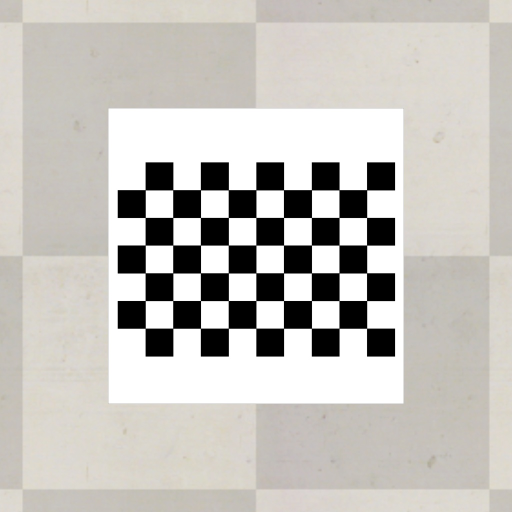
#> input picture Main/coppeliasim_codes/cam_calibration_pics/1.jpg, 1024 x 1024 px, given in place of the camera (shown at 1/2 size)
$ python shape_det_test.py
#> lines starting #> are read from the running program, lines starting #| are printed output that depends on the picture; after the words box and inside, x2 and y2 are one past the last pixel; in counts of white or black regions, pixels touching at a corner belong together
# import libraries
import cv2
import numpy as np
import time

cam = cv2.VideoCapture(0)


# Empty function; just a placeholder cv2.createTrackbar
def empty(a):
    pass


# Window for trackbars
cv2.namedWindow("Parameters")
cv2.resizeWindow("Parameters", 640, 240)

# Trackbars to adjust thresholding
cv2.createTrackbar("Threshold1", "Parameters", 89, 255, empty)
cv2.createTrackbar("Threshold2", "Parameters", 150, 255, empty)
# Trackbar to adjust area limit of geometrical detection
cv2.createTrackbar("Area", "Parameters", 1500, 10000, empty)


# Function for stiching all windows into a single window
def stackImages(scale, imgArray):
    rows = len(imgArray)
    cols = len(imgArray[0])
    rowsAvailable = isinstance(imgArray[0], list)
    width = imgArray[0][0].shape[1]
    height = imgArray[0][0].shape[0]
    if rowsAvailable:
        for x in range(0, rows):
            for y in range(0, cols):
                if imgArray[x][y].shape[:2] == imgArray[0][0].shape[:2]:
                    imgArray[x][y] = cv2.resize(imgArray[x][y], (0, 0), None, scale, scale)
                else:
                    imgArray[x][y] = cv2.resize(imgArray[x][y], (imgArray[0][0].shape[1], imgArray[0][0].shape[0]),
                                                None, scale, scale)
                if len(imgArray[x][y].shape) == 2: imgArray[x][y] = cv2.cvtColor(imgArray[x][y], cv2.COLOR_GRAY2BGR)
        imageBlank = np.zeros((height, width, 3), np.uint8)
        hor = [imageBlank] * rows
        hor_con = [imageBlank] * rows
        for x in range(0, rows):
            hor[x] = np.hstack(imgArray[x])
        ver = np.vstack(hor)
    else:
        for x in range(0, rows):
            if imgArray[x].shape[:2] == imgArray[0].shape[:2]:
                imgArray[x] = cv2.resize(imgArray[x], (0, 0), None, scale, scale)
            else:
                imgArray[x] = cv2.resize(imgArray[x], (imgArray[0].shape[1], imgArray[0].shape[0]), None, scale, scale)
            if len(imgArray[x].shape) == 2: imgArray[x] = cv2.cvtColor(imgArray[x], cv2.COLOR_GRAY2BGR)
        hor = np.hstack(imgArray)
        ver = hor
    return ver


# Function for geometrical detection using contours
def getContours(img, imgContour):
    contours, hierarchy = cv2.findContours(img, cv2.RETR_EXTERNAL, cv2.CHAIN_APPROX_NONE)

    for cnt in contours:
        area = cv2.contourArea(cnt)
        areaMin = cv2.getTrackbarPos("Area", "Parameters")

        if area > areaMin:

            cv2.drawContours(imgContour, cnt, -1, (255, 0, 255), 5)
            peri = cv2.arcLength(cnt, True)
            approx = cv2.approxPolyDP(cnt, 0.02 * peri, True)
            # Create bounding box around detected shape
            x, y, w, h = cv2.boundingRect(approx)
            cv2.rectangle(imgContour, (x, y,), (x + w, y + h), (0, 255, 0), 5)
            # Insert text next to bounding box
            cv2.putText(imgContour, "Points: " + str(len(approx)), (x + w + 20, y + 20), cv2.FONT_HERSHEY_COMPLEX, 0.7,
                        (0, 255, 0), 2)
            cv2.putText(imgContour, "Area: " + str(int(area)), (x + w + 20, y + 45), cv2.FONT_HERSHEY_COMPLEX, 0.7,
                        (0, 255, 0), 2)

            # if number of contours detected = 4, rectangle is detected, otherwise no rectangle is detected
            if len(approx) == 4:
                print("rectangle")
            else:
                print("no rectangle")


# Loop over frames from the video stream
while True:
    check, img = cam.read()
#> img is the input picture: shape (1024, 1024, 3); mean B, G, R 188.8, 193.8, 196.8
    imgContour = img.copy()
    # Blur the image
    imgBlur = cv2.GaussianBlur(img, (7, 7), 1)
    # Grayscale the image
    imgGray = cv2.cvtColor(imgBlur, cv2.COLOR_BGR2GRAY)

    # Apply thresholding based on the value of trackbar applied
    threshold1 = cv2.getTrackbarPos("Threshold1", "Parameters")
    threshold2 = cv2.getTrackbarPos("Threshold2", "Parameters")
    imgCanny = cv2.Canny(imgGray, threshold1, threshold2)
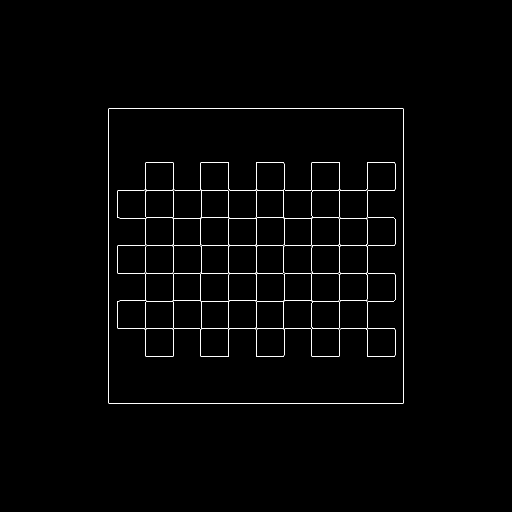
#> imgCanny: shape (1024, 1024) (shown at 1/2 size); 0.96% white in thin lines or dots, all inside (x1, y1, x2, y2) = (216, 216, 808, 808)

    # Reduce/filter noise of image
    kernel = np.ones((5, 5))
    imgDil = cv2.dilate(imgCanny, kernel, iterations=1)
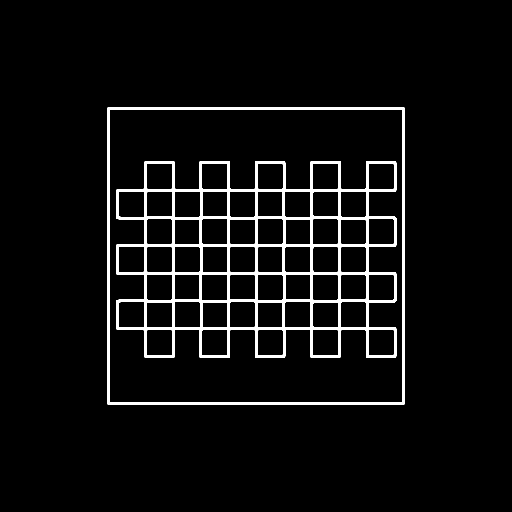
#> imgDil: shape (1024, 1024) (shown at 1/2 size); 4.8% white; 2 white regions

    getContours(imgDil, imgContour)
#> in getContours, `contours, hierarchy = cv2.findContours(img, cv2.RETR_EXTERNAL, cv2.CHA..`: contours = 1 contour; box (x1, y1, x2, y2) and area: (214, 214, 810, 810) 352719
#> in getContours, `area = cv2.contourArea(cnt)`: area = 352719
#> in getContours, `peri = cv2.arcLength(cnt, True)`: peri = 2390.2
#> in getContours, `approx = cv2.approxPolyDP(cnt, 0.02 * peri, True)`: approx = [[215, 215], [215, 808], [808, 808], [808, 215]]
#> in getContours, `x, y, w, h = cv2.boundingRect(approx)`: x = 215; w = 594
#> in getContours, `cv2.putText(imgContour, "Area: " + str(int(area)), (x + w + 20, y + 45..`:
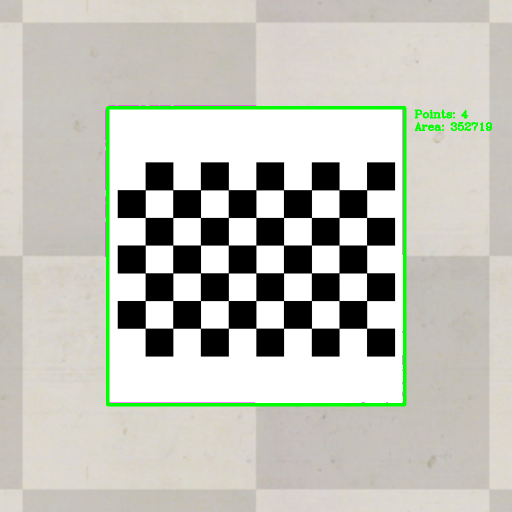
#> imgContour: shape (1024, 1024, 3) (shown at 1/2 size); mean B, G, R 185.1, 194.4, 193

    # Stack windows together in one single window base on the stackImages function
    imgStack = stackImages(0.8, ([img, imgGray, imgCanny],
                                 [imgDil, imgContour, imgContour]))
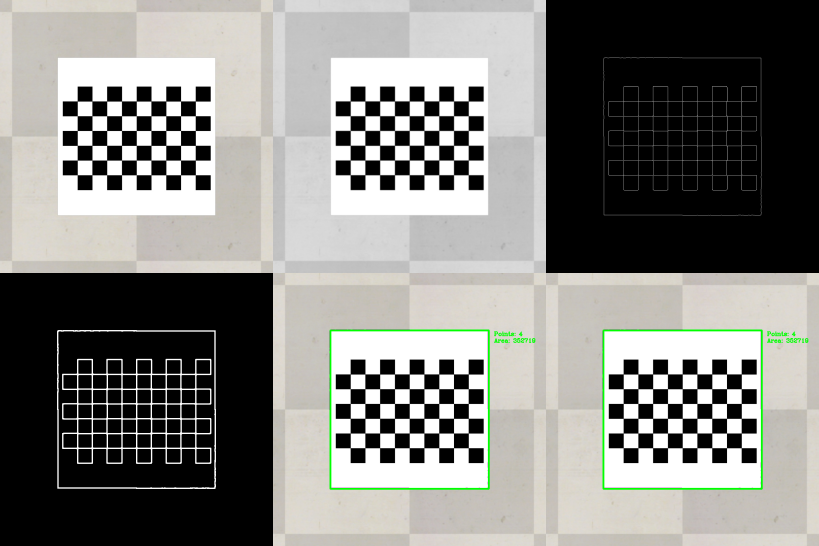
#> imgStack: shape (1638, 2457, 3) (shown at 1/3 size); mean B, G, R 128, 131.9, 131.9

    cv2.imshow('camera', imgStack)

    # If esc key is pressed, break from loop
    key = cv2.waitKey(1)
#> (key Esc is pressed here)
    if key == 27:
        break

# end the code
cam.release()
cv2.destroyAllWindows()

$ run again, on Main/coppeliasim_codes/cam_calibration_pics/2.jpg
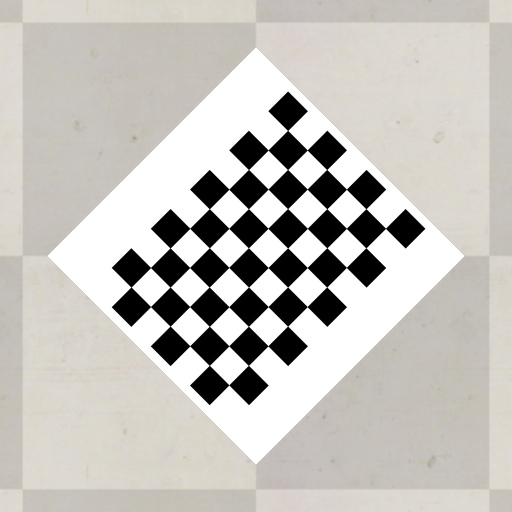
#> input picture Main/coppeliasim_codes/cam_calibration_pics/2.jpg, 1024 x 1024 px, given in place of the camera (shown at 1/2 size)
#> img is the input picture: shape (1024, 1024, 3); mean B, G, R 188.8, 193.9, 196.9
#> `imgCanny = cv2.Canny(imgGray, threshold1, threshold2)`:
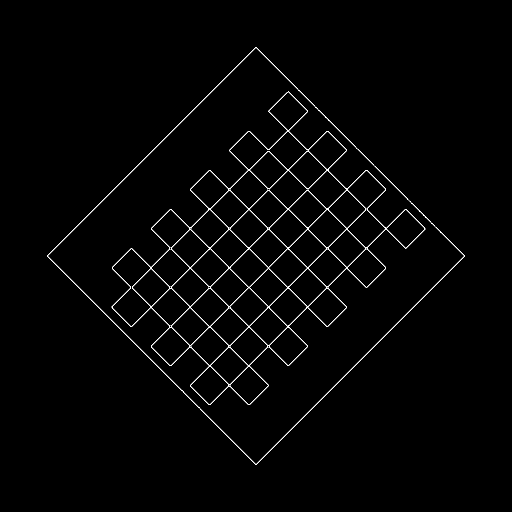
#> imgCanny: shape (1024, 1024) (shown at 1/2 size); 1.3% white in thin lines or dots, all inside (x1, y1, x2, y2) = (95, 95, 929, 929)
#> imgDil: shape (1024, 1024); 6.5% white; 2 white regions
#> contours = 1 contour; box (x1, y1, x2, y2) and area: (93, 93, 931, 931) 356050
#> area = 356050.5
#> peri = 2391.4
#> approx = [[508, 93], [93, 515], [515, 930], [930, 508]]
#> x = 93; w = 838
#> `imgStack = stackImages(0.8, ([img, imgGray, imgCanny], [imgDil, imgCon..`:
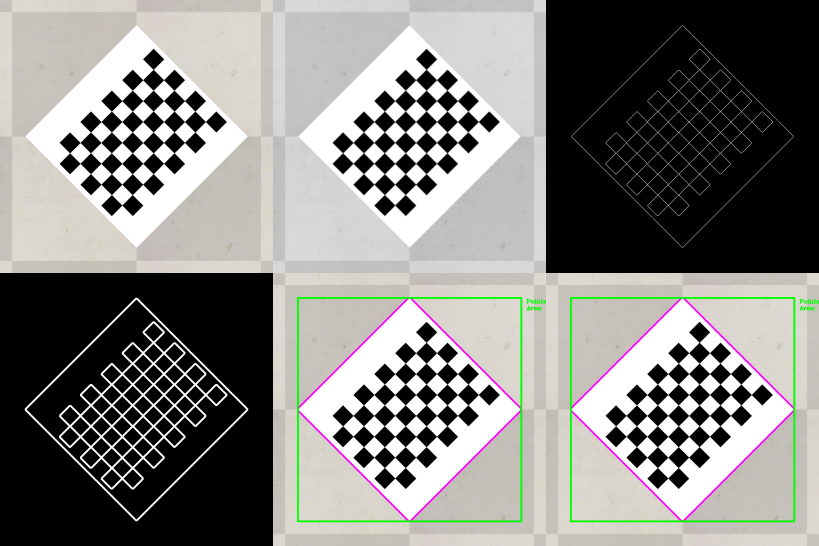
#> imgStack: shape (1638, 2457, 3) (shown at 1/3 size); mean B, G, R 128.8, 132.1, 132.7

$ run again, on Main/coppeliasim_codes/cam_calibration_pics/3.jpg
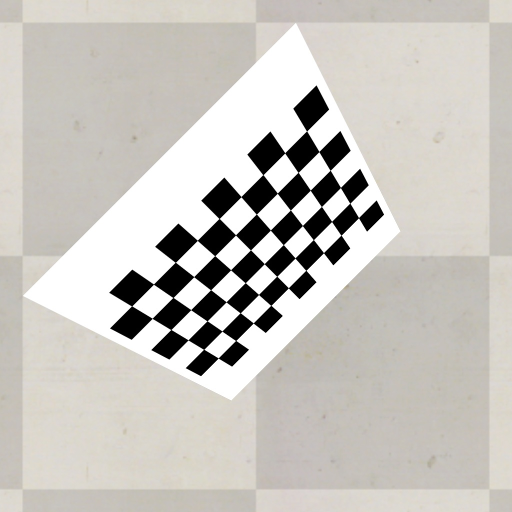
#> input picture Main/coppeliasim_codes/cam_calibration_pics/3.jpg, 1024 x 1024 px, given in place of the camera (shown at 1/2 size)
#> img is the input picture: shape (1024, 1024, 3); mean B, G, R 191, 196.6, 199.8
#> `imgCanny = cv2.Canny(imgGray, threshold1, threshold2)`:
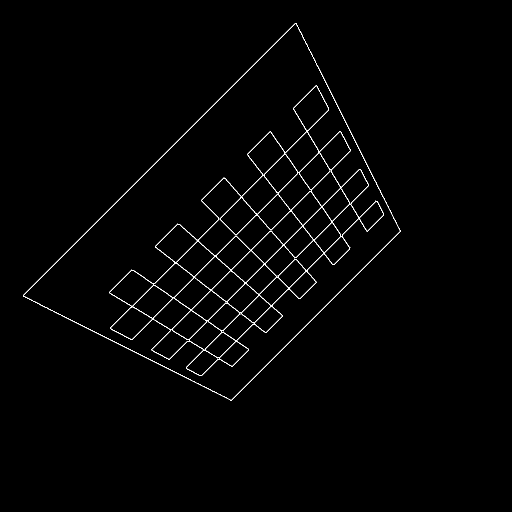
#> imgCanny: shape (1024, 1024) (shown at 1/2 size); 1.2% white in thin lines or dots, all inside (x1, y1, x2, y2) = (46, 46, 801, 801)
#> imgDil: shape (1024, 1024); 5.6% white; 2 white regions
#> contours = 1 contour; box (x1, y1, x2, y2) and area: (44, 44, 803, 803) 283474
#> area = 283474.5
#> peri = 2272.2
#> approx = [[594, 44], [45, 595], [465, 802], [802, 465]]
#> x = 45; y = 44; w = 758; h = 759
#> `imgStack = stackImages(0.8, ([img, imgGray, imgCanny], [imgDil, imgCon..`:
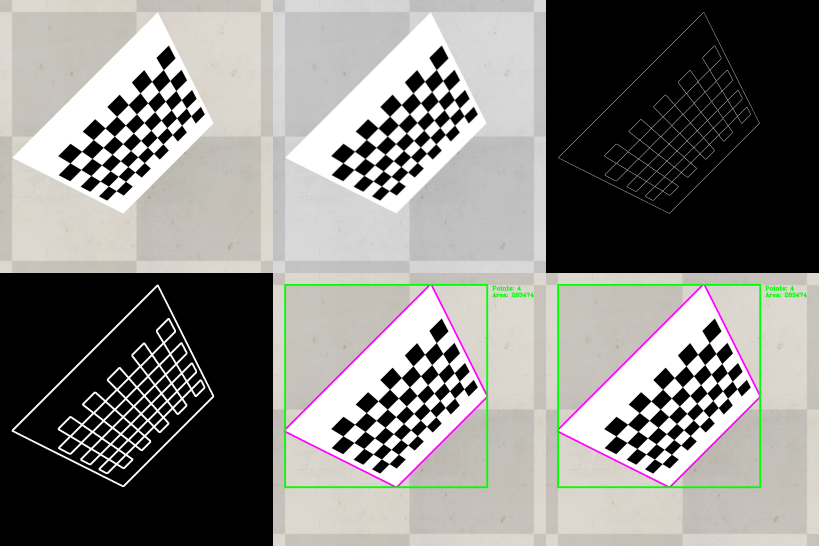
#> imgStack: shape (1638, 2457, 3) (shown at 1/3 size); mean B, G, R 130, 133.5, 134.3

$ run again, on Main/coppeliasim_codes/cam_calibration_pics/4.jpg
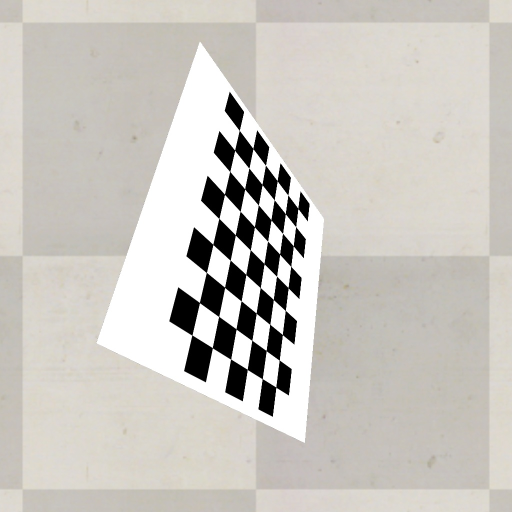
#> input picture Main/coppeliasim_codes/cam_calibration_pics/4.jpg, 1024 x 1024 px, given in place of the camera (shown at 1/2 size)
#> img is the input picture: shape (1024, 1024, 3); mean B, G, R 192.9, 199, 202.5
#> `imgCanny = cv2.Canny(imgGray, threshold1, threshold2)`:
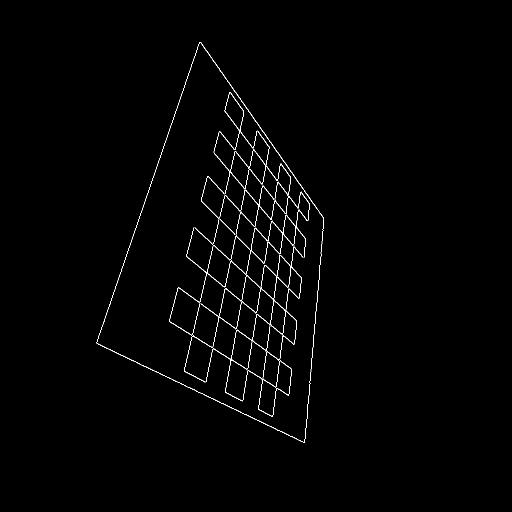
#> imgCanny: shape (1024, 1024) (shown at 1/2 size); 0.88% white in thin lines or dots, all inside (x1, y1, x2, y2) = (193, 84, 648, 886)
#> imgDil: shape (1024, 1024); 4.6% white; 1 white region
#> contours = 1 contour; box (x1, y1, x2, y2) and area: (191, 82, 650, 888) 214116
#> area = 214115.5
#> peri = 2123.2
#> approx = [[397, 82], [191, 688], [611, 887], [649, 434]]
#> x = 191; y = 82; w = 459; h = 806
#> `imgStack = stackImages(0.8, ([img, imgGray, imgCanny], [imgDil, imgCon..`:
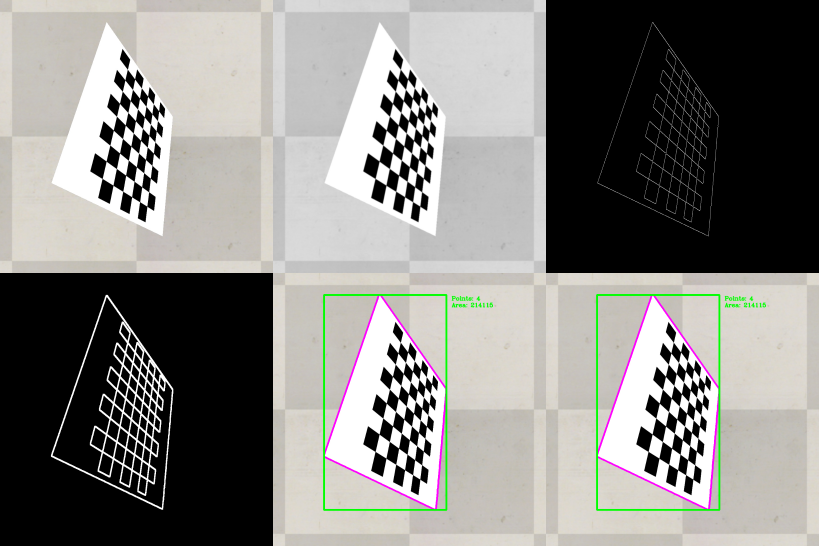
#> imgStack: shape (1638, 2457, 3) (shown at 1/3 size); mean B, G, R 131, 134.5, 135.7
